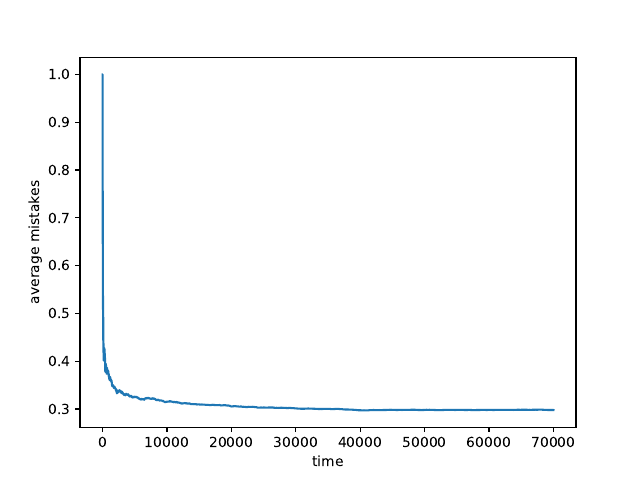

Python code for this plot:
import numpy as np 
import matplotlib.pyplot as plt
from past.builtins import xrange

def multi_perceptron_predict(x_t, W_t):
    '''
    Multi-class perceptron prediction

    input: 
        x_t: d-dim feature vector
        W_t: the current weight matrix in dim (k X d):

    Output: 
        hat{y}_t: the prediction your perceptron algorithm would make
    '''
    hat_y = np.argmax(W_t @ x_t)
    return hat_y

def multi_perceptron_update(x_t, y_t, W_t):
    '''
    Multi-class perceptron update procedure:
    
    input: 
            x_t: d-dim feature vector
            y_t: label, integer from [0,1,2..,k-2,k-1]
            W_t: the current Weight Matrix in dim (k X d)
    
    Output:
            W_tp1: the updated weighted matrix W_{t+1}.
    '''
    W_tp1 = W_t 
    W_tp1[y_t] += x_t
    return W_tp1

def online_perceptron(X, Y):
    '''
    This function simulates the online learning procedure.  
    (you do not need to implement anything here)

    input:
        X: N x d, where N is the number of examples, and d is the dimension of the feature.
        Y: N-dim vector.
            --Multi-Class: Y[i] is the label for example X[i]. Y[i] is an integer from [0,1.,..k-2,k-1] (k classes).
            --Binary: Y[i] is 0 or 1. 
    
    output: 
        M: a list: M[t] is the average number of mistakes we make up to and including time step t. Note t starts from zero.  
           you should expect M[t] decays as t increases....
           you should expect M[-1] to be around ~0.2 for the mnist dataset we provided. 

        W: final predictor.
            --Binary: W is a d-dim vector, 
            --Multi-Class: W is a k X d matrix. 
    '''

    d = X.shape[1] # feature dimension
    k = np.unique(Y).shape[0] # num unique labels. k=2: binary; k>2: multi-class
    M = []

    t_mistakes = 0
    # initialization for W
    W = np.zeros((k, d)) if k>2 else np.zeros(d) 
    
    # iterate through examples
    for t in xrange(X.shape[0]):
        x_t = X[t] # nature reveals x_t
        hat_y_t = multi_perceptron_predict(x_t, W) # we predict
        y_t = Y[t] # nature reveals y_t

        if y_t != hat_y_t: 
            t_mistakes = t_mistakes + 1
        
        W = multi_perceptron_update(x_t, y_t, W) # perceptron update 
        # W = multi_perceptron_update(-x_t, hat_y_t, W)
        
        M.append(t_mistakes/(t+1.) ) # record the average number of mistakes

    return M, W

if __name__ == "__main__":
    '''
    Runner for mnist 10-class classification 
    '''
    
    mnist_X_Y = np.load("mnist_feature_label.npz") #load mnist dataset. 
    X = mnist_X_Y["X"]  #X: N x d, where N is the number of examples, and d is the dimension of the feature. 
    Y = mnist_X_Y["Y"]  #Y: N, Y[i] is the label for example X[i]. Y[i] is an integer from [0,1.,..k-2,k-1].
    
    M, W = online_perceptron(X, Y)
    
    fig = plt.gcf()
    plt.plot(M)
    plt.xlabel('time')
    plt.ylabel('average mistakes')
    plt.show()
    fig.savefig('perceptron.pdf')
